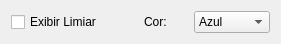
            <widget class="QWidget" name="layoutWidget">
             <property name="geometry">
              <rect>
               <x>370</x>
               <y>30</y>
               <width>281</width>
               <height>29</height>
              </rect>
             </property>
             <layout class="QHBoxLayout" name="horizontalLayout_23">
              <item>
               <widget class="QCheckBox" name="checkBox_limiar">
                <property name="text">
                 <string>Exibir Limiar</string>
                </property>
               </widget>
              </item>
              <item>
               <layout class="QGridLayout" name="gridLayout_10">
                <item row="0" column="1">
                 <widget class="QComboBox" name="comboBox_colors">
                  <item>
                   <property name="text">
                    <string>Azul</string>
                   </property>
                  </item>
                  <item>
                   <property name="text">
                    <string>Amarelo</string>
                   </property>
                  </item>
                  <item>
                   <property name="text">
                    <string>Verde</string>
                   </property>
                  </item>
                  <item>
                   <property name="text">
                    <string>Laranja</string>
                   </property>
                  </item>
                 </widget>
                </item>
                <item row="0" column="0">
                 <widget class="QLabel" name="label_cor">
                  <property name="text">
                   <string>Cor:</string>
                  </property>
                 </widget>
                </item>
               </layout>
              </item>
             </layout>
            </widget>
